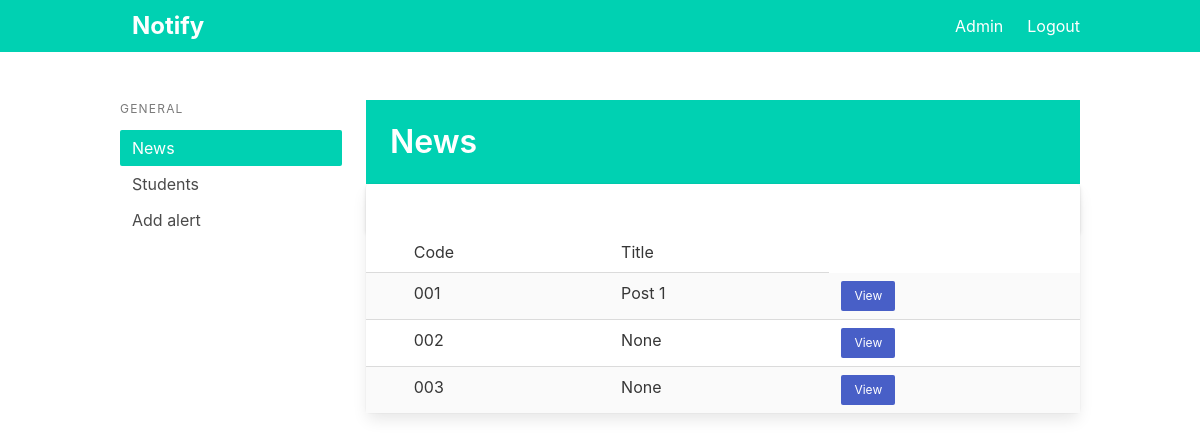
The page / (signed in) on the database as committed earlier.
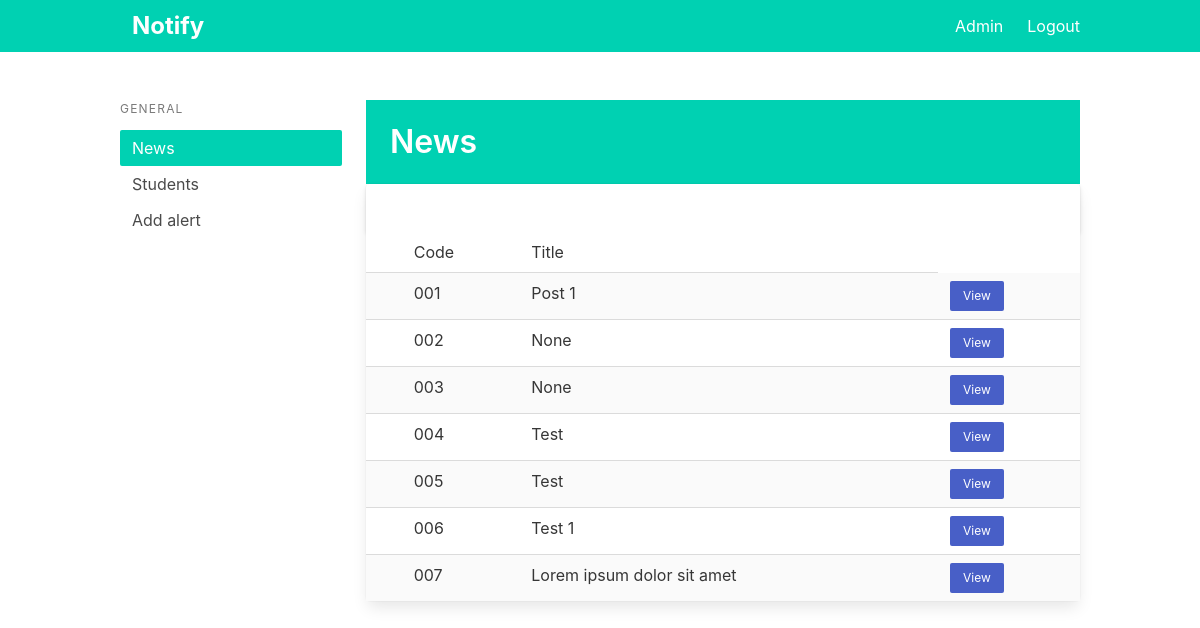
The same page on the database as committed later.
### app/models.py (models this page shows)
class Alert(db.Model):
    id = db.Column(db.Integer, primary_key=True)
    title = db.Column(db.String(150))
    body = db.Column(db.Text)

### app/main.py (the view)
@main.route('/')
@login_required
def index():
    alerts = Alert.query.all()
    return render_template('index.html', alerts=alerts)

### app/templates/index.html (shortened to what this page needs)
{% extends "base.html" %}
{% block content %}
<div class="columns">
  <div class="column is-3 ">
    <aside class="menu is-hidden-mobile">
      <p class="menu-label">
        General
      </p>
      <ul class="menu-list">
        <li><a class="has-background-primary has-text-white">News</a></li>
        <li><a href="{{ url_for('main.student') }}">Students</a></li>
        <li><a href="{{ url_for('main.alert') }}">Add alert</a></li>
      </ul>
    </aside>
  </div>
  <div class="column is-9">
    <section class="hero is-primary welcome is-small">
      <div class="hero-body">
        <div class="container">
          <h1 class="title">
            News
          </h1>
        </div>
      </div>
    </section>
    <div class="is-6">
      <div class="card events-card">
        <header class="card-header">
          <a href="#" class="card-header-icon" aria-label="more options">
            <span class="icon">
            </span>
          </a>
        </header>
        <div class="card-table">
          <div class="content">
            <table class="table is-fullwidth is-striped">
              <tbody>
                <tr>
                  <td>
                  <td>Code</td>
                  <td>Title</td>
                </tr>
                {% for alert in alerts %}
                <tr>
                  <td width="5%">
                  <td>00{{ alert.id }}</td>
                  <td>{{ alert.title }}</td>
                  <td><a class="button is-link is-small" href="/alert/{{alert.id}}">View</a></td>
                </tr>
                {% endfor %}
              </tbody>
            </table>
          </div>
        </div>
      </div>
    </div>
  </div>
</div>
{% endblock %}

Rows that differ between the two databases and show on the page:
added Alert: id "4", title "Test"
added Alert: id "5", title "Test"
added Alert: id "6", title "Test 1"
added Alert: id "7", title "Lorem ipsum dolor sit amet"
